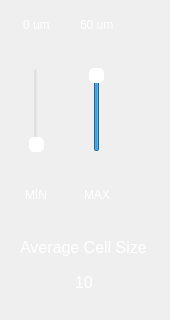
                  <widget class="QFrame" name="frame_20">
                   <property name="minimumSize">
                    <size>
                     <width>170</width>
                     <height>0</height>
                    </size>
                   </property>
                   <property name="maximumSize">
                    <size>
                     <width>170</width>
                     <height>16777215</height>
                    </size>
                   </property>
                   <property name="frameShape">
                    <enum>QFrame::NoFrame</enum>
                   </property>
                   <property name="frameShadow">
                    <enum>QFrame::Raised</enum>
                   </property>
                   <layout class="QVBoxLayout" name="verticalLayout_25">
                    <property name="spacing">
                     <number>0</number>
                    </property>
                    <property name="leftMargin">
                     <number>0</number>
                    </property>
                    <property name="topMargin">
                     <number>0</number>
                    </property>
                    <property name="rightMargin">
                     <number>2</number>
                    </property>
                    <property name="bottomMargin">
                     <number>0</number>
                    </property>
                    <item>
                     <widget class="QFrame" name="frame_51">
                      <property name="frameShape">
                       <enum>QFrame::NoFrame</enum>
                      </property>
                      <property name="frameShadow">
                       <enum>QFrame::Raised</enum>
                      </property>
                      <layout class="QHBoxLayout" name="horizontalLayout_25">
                       <property name="spacing">
                        <number>0</number>
                       </property>
                       <property name="leftMargin">
                        <number>0</number>
                       </property>
                       <property name="topMargin">
                        <number>0</number>
                       </property>
                       <property name="rightMargin">
                        <number>0</number>
                       </property>
                       <property name="bottomMargin">
                        <number>0</number>
                       </property>
                       <item>
                        <widget class="QFrame" name="frame_52">
                         <property name="frameShape">
                          <enum>QFrame::NoFrame</enum>
                         </property>
                         <property name="frameShadow">
                          <enum>QFrame::Raised</enum>
                         </property>
                         <layout class="QVBoxLayout" name="verticalLayout_28">
                          <property name="spacing">
                           <number>0</number>
                          </property>
                          <property name="leftMargin">
                           <number>0</number>
                          </property>
                          <property name="topMargin">
                           <number>0</number>
                          </property>
                          <property name="rightMargin">
                           <number>0</number>
                          </property>
                          <property name="bottomMargin">
                           <number>0</number>
                          </property>
                          <item>
                           <widget class="QFrame" name="frame_58">
                            <property name="minimumSize">
                             <size>
                              <width>0</width>
                              <height>50</height>
                             </size>
                            </property>
                            <property name="maximumSize">
                             <size>
                              <width>16777215</width>
                              <height>50</height>
                             </size>
                            </property>
                            <property name="frameShape">
                             <enum>QFrame::NoFrame</enum>
                            </property>
                            <property name="frameShadow">
                             <enum>QFrame::Raised</enum>
                            </property>
                            <layout class="QHBoxLayout" name="horizontalLayout_31">
                             <item>
                              <widget class="QFrame" name="frame_65">
                               <property name="frameShape">
                                <enum>QFrame::NoFrame</enum>
                               </property>
                               <property name="frameShadow">
                                <enum>QFrame::Raised</enum>
                               </property>
                               <layout class="QHBoxLayout" name="horizontalLayout_33">
                                <item alignment="Qt::AlignHCenter">
                                 <widget class="QLabel" name="label_minValue">
                                  <property name="styleSheet">
                                   <string notr="true">color: rgb(255, 255, 255);</string>
                                  </property>
                                  <property name="text">
                                   <string>0 um</string>
                                  </property>
                                 </widget>
                                </item>
                               </layout>
                              </widget>
                             </item>
                             <item>
                              <widget class="QFrame" name="frame_66">
                               <property name="frameShape">
                                <enum>QFrame::NoFrame</enum>
                               </property>
                               <property name="frameShadow">
                                <enum>QFrame::Raised</enum>
                               </property>
                               <layout class="QHBoxLayout" name="horizontalLayout_34">
                                <item alignment="Qt::AlignHCenter">
                                 <widget class="QLabel" name="label_maxValue">
                                  <property name="styleSheet">
                                   <string notr="true">color: rgb(255, 255, 255);</string>
                                  </property>
                                  <property name="text">
                                   <string>60 um</string>
                                  </property>
                                 </widget>
                                </item>
                               </layout>
                              </widget>
                             </item>
                            </layout>
                           </widget>
                          </item>
                          <item>
                           <widget class="QFrame" name="frame_59">
                            <property name="frameShape">
                             <enum>QFrame::NoFrame</enum>
                            </property>
                            <property name="frameShadow">
                             <enum>QFrame::Raised</enum>
                            </property>
                            <layout class="QHBoxLayout" name="horizontalLayout_28">
                             <item>
                              <widget class="QFrame" name="frame_61">
                               <property name="frameShape">
                                <enum>QFrame::NoFrame</enum>
                               </property>
                               <property name="frameShadow">
                                <enum>QFrame::Raised</enum>
                               </property>
                               <layout class="QHBoxLayout" name="horizontalLayout_29">
                                <item>
                                 <widget class="QSlider" name="verticalSlider_min">
                                  <property name="styleSheet">
                                   <string notr="true">QSlider{

background-color: rgba(255, 255, 255, 0);

}

QSlider::handle:vertical {

    background-color: white;

	border-radius:5px;

    }</string>
                                  </property>
                                  <property name="maximum">
                                   <number>60</number>
                                  </property>
                                  <property name="orientation">
                                   <enum>Qt::Vertical</enum>
                                  </property>
                                 </widget>
                                </item>
                               </layout>
                              </widget>
                             </item>
                             <item>
                              <widget class="QFrame" name="frame_62">
                               <property name="frameShape">
                                <enum>QFrame::NoFrame</enum>
                               </property>
                               <property name="frameShadow">
                                <enum>QFrame::Raised</enum>
                               </property>
                               <layout class="QHBoxLayout" name="horizontalLayout_32">
                                <item>
                                 <widget class="QSlider" name="verticalSlider_max">
                                  <property name="styleSheet">
                                   <string notr="true">QSlider{

background-color: rgba(255, 255, 255, 0);

}





QSlider::handle:vertical {

    background-color: white;

	border-radius:5px;

    }</string>
                                  </property>
                                  <property name="maximum">
                                   <number>60</number>
                                  </property>
                                  <property name="value">
                                   <number>60</number>
                                  </property>
                                  <property name="orientation">
                                   <enum>Qt::Vertical</enum>
                                  </property>
                                 </widget>
                                </item>
                               </layout>
                              </widget>
                             </item>
                            </layout>
                           </widget>
                          </item>
                          <item>
                           <widget class="QFrame" name="frame_60">
                            <property name="minimumSize">
                             <size>
                              <width>0</width>
                              <height>50</height>
                             </size>
                            </property>
                            <property name="maximumSize">
                             <size>
                              <width>16777215</width>
                              <height>50</height>
                             </size>
                            </property>
                            <property name="frameShape">
                             <enum>QFrame::NoFrame</enum>
                            </property>
                            <property name="frameShadow">
                             <enum>QFrame::Raised</enum>
                            </property>
                            <layout class="QHBoxLayout" name="horizontalLayout_30">
                             <item>
                              <widget class="QFrame" name="frame_63">
                               <property name="frameShape">
                                <enum>QFrame::NoFrame</enum>
                               </property>
                               <property name="frameShadow">
                                <enum>QFrame::Raised</enum>
                               </property>
                               <layout class="QHBoxLayout" name="horizontalLayout_35">
                                <item alignment="Qt::AlignHCenter">
                                 <widget class="QLabel" name="label_7">
                                  <property name="styleSheet">
                                   <string notr="true">color: rgb(255, 255, 255);</string>
                                  </property>
                                  <property name="text">
                                   <string>MİN</string>
                                  </property>
                                 </widget>
                                </item>
                               </layout>
                              </widget>
                             </item>
                             <item>
                              <widget class="QFrame" name="frame_64">
                               <property name="styleSheet">
                                <string notr="true">color: rgb(255, 255, 255);</string>
                               </property>
                               <property name="frameShape">
                                <enum>QFrame::NoFrame</enum>
                               </property>
                               <property name="frameShadow">
                                <enum>QFrame::Raised</enum>
                               </property>
                               <layout class="QHBoxLayout" name="horizontalLayout_36">
                                <item alignment="Qt::AlignHCenter">
                                 <widget class="QLabel" name="label_8">
                                  <property name="text">
                                   <string>MAX</string>
                                  </property>
                                 </widget>
                                </item>
                               </layout>
                              </widget>
                             </item>
                            </layout>
                           </widget>
                          </item>
                         </layout>
                        </widget>
                       </item>
                       <item>
                        <widget class="QFrame" name="frame_53">
                         <property name="minimumSize">
                          <size>
                           <width>35</width>
                           <height>0</height>
                          </size>
                         </property>
                         <property name="maximumSize">
                          <size>
                           <width>35</width>
                           <height>16777215</height>
                          </size>
                         </property>
                         <property name="frameShape">
                          <enum>QFrame::NoFrame</enum>
                         </property>
                         <property name="frameShadow">
                          <enum>QFrame::Raised</enum>
                         </property>
                         <layout class="QVBoxLayout" name="verticalLayout_26">
                          <property name="spacing">
                           <number>0</number>
                          </property>
                          <property name="leftMargin">
                           <number>0</number>
                          </property>
                          <property name="topMargin">
                           <number>10</number>
                          </property>
                          <property name="rightMargin">
                           <number>0</number>
                          </property>
                          <property name="bottomMargin">
                           <number>0</number>
                          </property>
                          <item alignment="Qt::AlignHCenter">
                           <widget class="QFrame" name="frame_57">
                            <property name="frameShape">
                             <enum>QFrame::NoFrame</enum>
                            </property>
                            <property name="frameShadow">
                             <enum>QFrame::Raised</enum>
                            </property>
                            <layout class="QVBoxLayout" name="verticalLayout_27">
                             <property name="spacing">
                              <number>0</number>
                             </property>
                             <property name="leftMargin">
                              <number>0</number>
                             </property>
                             <property name="topMargin">
                              <number>0</number>
                             </property>
                             <property name="rightMargin">
                              <number>0</number>
                             </property>
                             <property name="bottomMargin">
                              <number>0</number>
                             </property>
                             <item>
                              <widget class="QPushButton" name="pushButton_showTotal">
                               <property name="minimumSize">
                                <size>
                                 <width>25</width>
                                 <height>25</height>
                                </size>
                               </property>
                               <property name="maximumSize">
                                <size>
                                 <width>25</width>
                                 <height>25</height>
                                </size>
                               </property>
                               <property name="font">
                                <font>
                                 <pointsize>15</pointsize>
                                 <weight>50</weight>
                                 <bold>false</bold>
                                </font>
                               </property>
                               <property name="styleSheet">
                                <string notr="true">QPushButton{
border:none;
background-image: url(:/icons/whitePressed.png);
}</string>
                               </property>
                               <property name="text">
                                <string/>
                               </property>
                              </widget>
                             </item>
                            </layout>
                           </widget>
                          </item>
                          <item>
                           <widget class="QFrame" name="frame_55">
                            <property name="frameShape">
                             <enum>QFrame::NoFrame</enum>
                            </property>
                            <property name="frameShadow">
                             <enum>QFrame::Raised</enum>
                            </property>
                            <layout class="QHBoxLayout" name="horizontalLayout_26">
                             <property name="spacing">
                              <number>0</number>
                             </property>
                             <property name="leftMargin">
                              <number>0</number>
                             </property>
                             <property name="topMargin">
                              <number>0</number>
                             </property>
                             <property name="rightMargin">
                              <number>0</number>
                             </property>
                             <property name="bottomMargin">
                              <number>0</number>
                             </property>
                             <item>
                              <widget class="QPushButton" name="pushButton_showLive">
                               <property name="minimumSize">
                                <size>
                                 <width>23</width>
                                 <height>23</height>
                                </size>
                               </property>
                               <property name="maximumSize">
                                <size>
                                 <width>23</width>
                                 <height>23</height>
                                </size>
                               </property>
                               <property name="styleSheet">
                                <string notr="true">QPushButton{
border:none;
background-image: url(:/icons/greenUnPressed.png);
}
</string>
                               </property>
                               <property name="text">
                                <string/>
                               </property>
                              </widget>
                             </item>
                            </layout>
                           </widget>
                          </item>
                          <item>
                           <widget class="QFrame" name="frame_56">
                            <property name="frameShape">
                             <enum>QFrame::NoFrame</enum>
                            </property>
                            <property name="frameShadow">
                             <enum>QFrame::Raised</enum>
                            </property>
                            <layout class="QHBoxLayout" name="horizontalLayout_27">
                             <property name="spacing">
                              <number>0</number>
                             </property>
                             <property name="leftMargin">
                              <number>0</number>
                             </property>
                             <property name="topMargin">
                              <number>0</number>
                             </property>
                             <property name="rightMargin">
                              <number>0</number>
                             </property>
                             <property name="bottomMargin">
                              <number>0</number>
                             </property>
                             <item>
                              <widget class="QPushButton" name="pushButton_showDead">
                               <property name="minimumSize">
                                <size>
                                 <width>23</width>
                                 <height>23</height>
                                </size>
                               </property>
                               <property name="maximumSize">
                                <size>
                                 <width>23</width>
                                 <height>23</height>
                                </size>
                               </property>
                               <property name="styleSheet">
                                <string notr="true">QPushButton{
	border:none;
	background-image: url(:/icons/redUnPressed.png);
}
</string>
                               </property>
                               <property name="text">
                                <string/>
                               </property>
                              </widget>
                             </item>
                            </layout>
                           </widget>
                          </item>
                         </layout>
                        </widget>
                       </item>
                      </layout>
                     </widget>
                    </item>
                    <item>
                     <widget class="QFrame" name="frame_54">
                      <property name="minimumSize">
                       <size>
                        <width>0</width>
                        <height>100</height>
                       </size>
                      </property>
                      <property name="maximumSize">
                       <size>
                        <width>16777215</width>
                        <height>100</height>
                       </size>
                      </property>
                      <property name="frameShape">
                       <enum>QFrame::NoFrame</enum>
                      </property>
                      <property name="frameShadow">
                       <enum>QFrame::Raised</enum>
                      </property>
                      <layout class="QHBoxLayout" name="horizontalLayout_37">
                       <property name="spacing">
                        <number>0</number>
                       </property>
                       <property name="leftMargin">
                        <number>0</number>
                       </property>
                       <property name="topMargin">
                        <number>0</number>
                       </property>
                       <property name="rightMargin">
                        <number>0</number>
                       </property>
                       <property name="bottomMargin">
                        <number>0</number>
                       </property>
                       <item>
                        <widget class="QFrame" name="frame_67">
                         <property name="frameShape">
                          <enum>QFrame::NoFrame</enum>
                         </property>
                         <property name="frameShadow">
                          <enum>QFrame::Raised</enum>
                         </property>
                         <layout class="QVBoxLayout" name="verticalLayout_29">
                          <item alignment="Qt::AlignHCenter|Qt::AlignVCenter">
                           <widget class="QLabel" name="label_average">
                            <property name="font">
                             <font>
                              <family>Segoe UI</family>
                              <pointsize>12</pointsize>
                             </font>
                            </property>
                            <property name="styleSheet">
                             <string notr="true">color:rgb(255,255,255);</string>
                            </property>
                            <property name="text">
                             <string>Average Cell Size</string>
                            </property>
                           </widget>
                          </item>
                          <item alignment="Qt::AlignHCenter|Qt::AlignTop">
                           <widget class="QLabel" name="label_averageCellSize">
                            <property name="font">
                             <font>
                              <family>Segoe UI</family>
                              <pointsize>12</pointsize>
                             </font>
                            </property>
                            <property name="styleSheet">
                             <string notr="true">color:rgb(255,255,255);</string>
                            </property>
                            <property name="text">
                             <string>10</string>
                            </property>
                           </widget>
                          </item>
                         </layout>
                        </widget>
                       </item>
                      </layout>
                     </widget>
                    </item>
                   </layout>
                  </widget>
